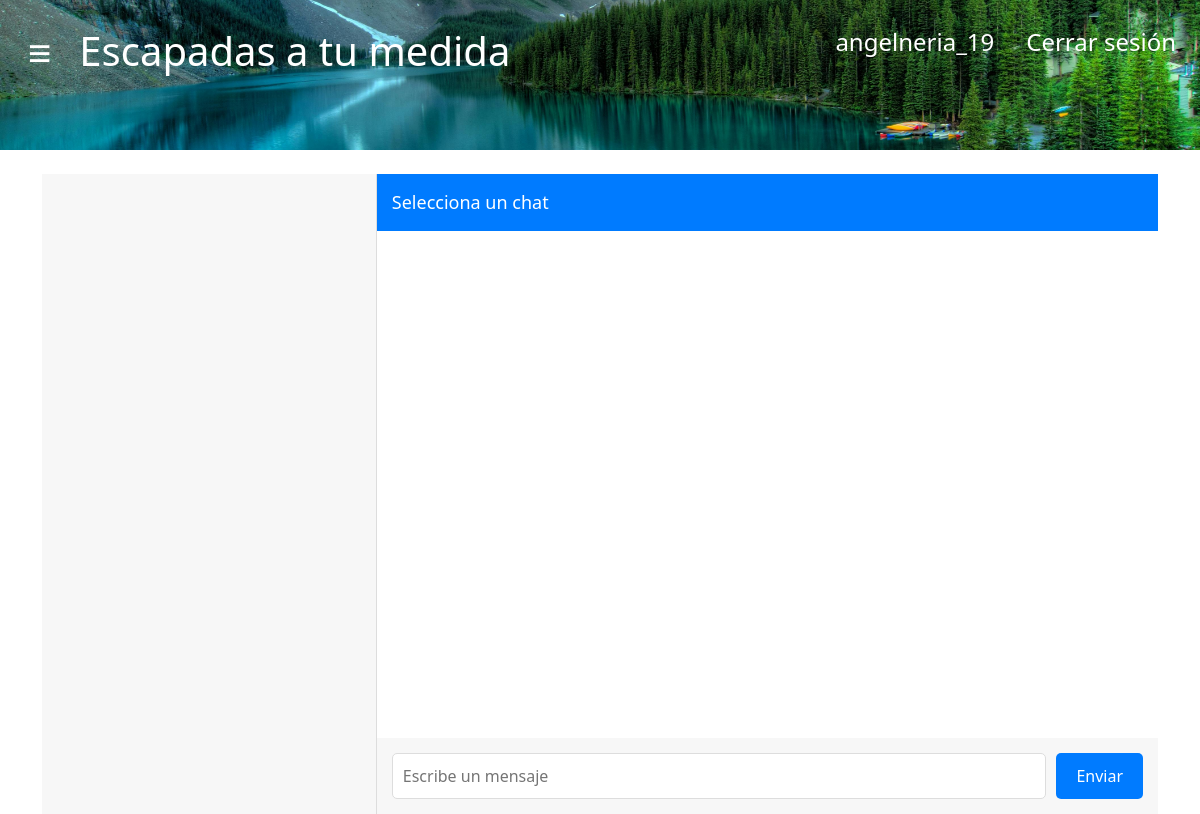
The app's page /chat/ (signed in), older data.
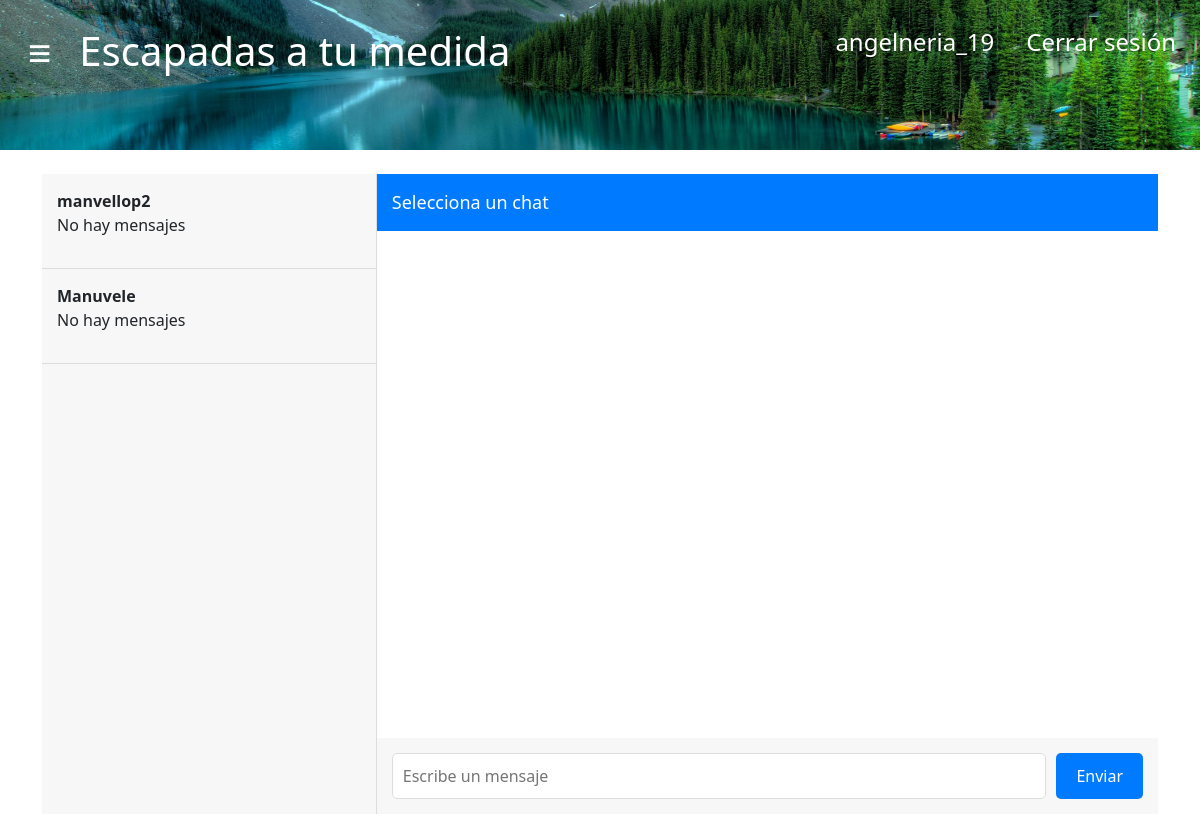
The same page, newer data.
### usuarios/models.py (models this page shows, shortened)
class PerfilUsuario(models.Model):
    USUARIO_TIPO_CHOICES = [
        ('inquilino', 'Inquilino'),
        ('anfitrion', 'Anfitrión'),
    ]
    usuario = models.OneToOneField(User, on_delete=models.CASCADE)
    tipo_usuario = models.CharField(max_length=10, choices=USUARIO_TIPO_CHOICES)
    telefono = models.CharField(max_length=15, blank=True, null=True)

### usuarios/views.py (the view)
# urls.py: path('chat/', views.lista_chats, name='lista_chats'),
@login_required
def lista_chats(request):
    perfil_usuario = request.user.perfilusuario
    if perfil_usuario.tipo_usuario == "anfitrion":
        contactos = PerfilUsuario.objects.filter(tipo_usuario="inquilino")
        rol_contacto = "inquilino"
    elif perfil_usuario.tipo_usuario == "inquilino":
        contactos = PerfilUsuario.objects.filter(tipo_usuario="anfitrion")
        rol_contacto = "propietario"
    else:
        contactos = []
        rol_contacto = None
    chats = []
    for contacto in contactos:
        room_name = f'chat_{min(perfil_usuario.usuario.id, contacto.usuario.id)}_{max(perfil_usuario.usuario.id, contacto.usuario.id)}'
        ultimo_mensaje = (
            Message.objects.filter(room=room_name)
            .order_by('-timestamp')
            .first()  # Obtener el mensaje más reciente
        )
        chats.append({
            'contacto': contacto,
            'room_name': room_name,
            'ultimo_mensaje': ultimo_mensaje.content if ultimo_mensaje else "No hay mensajes",
            'timestamp': ultimo_mensaje.timestamp.strftime("%Y-%m-%d %H:%M:%S") if ultimo_mensaje else "",
        })
    return render(request, 'usuarios/chat.html', {
        'chats': chats,
        'rol_contacto': rol_contacto,
        'perfil_usuario': perfil_usuario
    })

### usuarios/templates/usuarios/chat.html (shortened to what this page needs)
{% extends "base.html" %}
    {% block content %}
</head>
<body>
    <div class="chat-container">
        <div class="chat-list">
            {% for chat in chats %}
            <div class="chat-item" onclick="openChat('{{ chat.room_name }}', '{{ chat.contacto.usuario.username }}')">
                <div>
                    <strong>{{ chat.contacto.usuario.username }}</strong>
                    <p class="ultimo_mensaje">{{ chat.ultimo_mensaje|escapejs }}</p>
                </div>
            </div>
            {% endfor %}
        </div>
        <div class="chat-window">
            <div class="chat-header">
                <span id="contact-name">Selecciona un chat</span>
            </div>
            <div class="chat-log" id="chat-log">
            </div>
            <div class="chat-footer">
                <input id="chat-message-input" type="text" placeholder="Escribe un mensaje">
                <button id="chat-message-send">Enviar</button>
            </div>
        </div>
    </div>
</body>
</html>
{% endblock %}

Row changes from the older to the newer data that the page shows:
added PerfilUsuario: contacto.usuario.username "manvellop2", ultimo_mensaje "No hay mensajes"
added PerfilUsuario: contacto.usuario.username "Manuvele", ultimo_mensaje "No hay mensajes"
